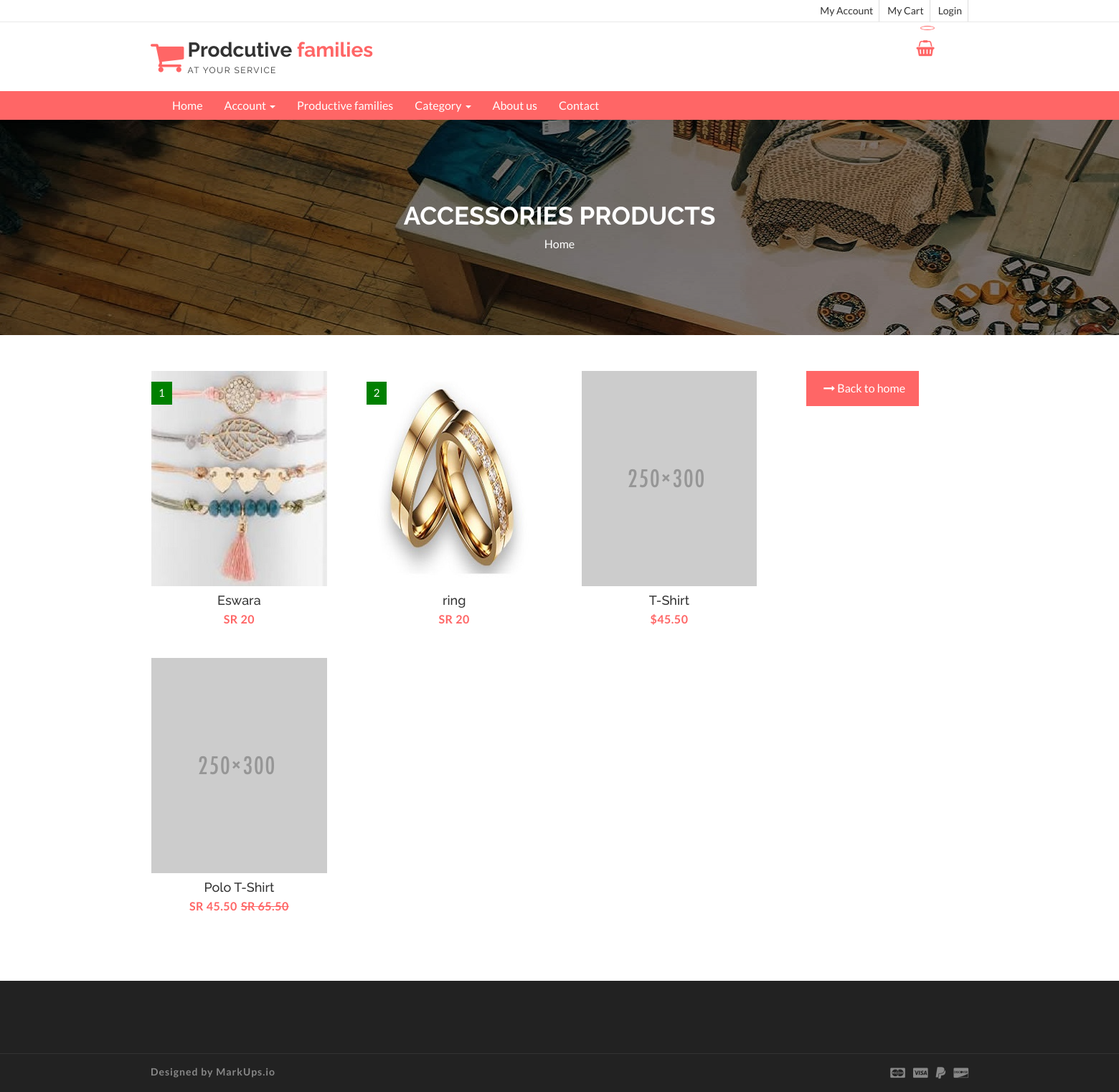
Screenshot of /Accessories.php with the database file from the repository.
### tables this page shows
CREATE TABLE `product` (
  `productno` int(11) NOT NULL,
  `productname` varchar(200) NOT NULL,
  `price` varchar(50) NOT NULL,
  `discribe` text NOT NULL,
  `image` varchar(200) NOT NULL,
  `properties` text NOT NULL,
  `preset` varchar(50) NOT NULL,
  `proid` int(11) NOT NULL,
  `catname` varchar(50) NOT NULL
);

### Accessories.php (the view, shortened to what this page needs)
<!DOCTYPE html>
<html lang="en">
  <head>
    <link href="css/font-awesome.css" rel="stylesheet">
    <link href="css/bootstrap.css" rel="stylesheet">
    <link href="css/jquery.smartmenus.bootstrap.css" rel="stylesheet">
    <link rel="stylesheet" type="text/css" href="css/jquery.simpleLens.css">
    <link rel="stylesheet" type="text/css" href="css/slick.css">
    <link rel="stylesheet" type="text/css" href="css/nouislider.css">
    <link id="switcher" href="css/theme-color/default-theme.css" rel="stylesheet">
    <link href="css/sequence-theme.modern-slide-in.css" rel="stylesheet" media="all">
    <link href="css/style.css" rel="stylesheet">
  </head>
  <body>
  <header id="aa-header">
    <div class="aa-header-top">
      <div class="container">
        <div class="row">
          <div class="col-md-12">
            <div class="aa-header-top-area">
              <div class="aa-header-top-right">
                <ul class="aa-head-top-nav-right">
                  <li><a href="clienthome.php">My Account</a></li>
                  <li class="hidden-xs"><a href="clientcart.php">My Cart</a></li>
                  <li><a href="" data-toggle="modal" data-target="#login-modal">Login</a></li>
                </ul>
              </div>
            </div>
          </div>
        </div>
      </div>
    </div>
    <div class="aa-header-bottom">
      <div class="container">
        <div class="row">
          <div class="col-md-12">
            <div class="aa-header-bottom-area">
              <div class="aa-logo">
                <a href="index.html">
                  <span class="fa fa-shopping-cart"></span>
                  <p>Prodcutive <strong>families</strong> <span>at your service</span></p>
                </a>
              </div>
              <div class="aa-cartbox">
                <a class="aa-cart-link" href="#">
                  <span class="fa fa-shopping-basket"></span>
                  <span class="aa-cart-notify"></span>
                </a>
              </div>
            </div>
          </div>
        </div>
      </div>
    </div>
  </header>
  <section id="menu">
    <div class="container">
      <div class="menu-area">
        <div class="navbar navbar-default" role="navigation">
          <div class="navbar-collapse collapse">
           <ul class="nav navbar-nav">
              <li><a href="index.php">Home</a></li>
              <li><a href="#">Account <span class="caret"></span></a>
              </li>
              <li><a href="profamily.php">Productive families </a>
              </li>
              <li><a href="#">Category <span class="caret"></span></a>
              </li>
                 <li><a href="about.php">About us</a></li>
                <li><a href="contact.php">Contact</a></li>
            </ul>
          </div>
        </div>
      </div>
    </div>
  </section>
  <section id="aa-catg-head-banner">
    <img src="img/fashion/1.jpg" alt="fashion img">
    <div class="aa-catg-head-banner-area">
     <div class="container">
      <div class="aa-catg-head-banner-content">
        <h2>Accessories Products</h2>
        <ol class="breadcrumb">
          <li><a href="index.php">Home</a></li>
        </ol>
      </div>
     </div>
   </div>
  </section>
   <section id="checkout" dir="rtl" align="right">
   <div class="container">
     <div class="row">
       <div class="col-md-12">
        <div class="checkout-area">
                    <div class="tab-pane fade in active" id="food">
                      <ul class="aa-product-catg">
                          <?php
require 'config.php';
   $type= "Accessories";
$result = mysqli_query($con,"SELECT * FROM product where catname='$type'")
or die(mysqli_error());
while($row = mysqli_fetch_array( $result )) {
?>
                        <li>
                          <figure>
                            <figure>
                          <a class="aa-product-img" href="productdetailclient.php?productno=<?php echo htmlentities($row['productno']);?>"><img src="<?php echo htmlentities($row['image']);?>" alt="polo shirt img"></a>
                              <figcaption>
                              <h4 class="aa-product-title"><a href="#"><?php echo htmlentities($row['productname']);?></a></h4>
                              <span class="aa-product-price">SR <?php echo htmlentities($row['price']);?></span><span class="aa-product-price"></span>
                            </figcaption>
                          </figure>
                          <span class="aa-badge aa-sale" href="#"><?php echo htmlentities($row['proid']);?></span>
                        </li>
                          <?php
}
?>
                        <li>
                          <figure>
                            <a class="aa-product-img" href="#"><img src="img/man/polo-shirt-5.png" alt="polo shirt img"></a>
                            <figcaption>
                              <h4 class="aa-product-title"><a href="#">T-Shirt</a></h4>
                              <span class="aa-product-price">$45.50</span>
                            </figcaption>
                          </figure>
                        </li>
                        <li>
                          <figure>
                            <a class="aa-product-img" href="#"><img src="img/man/polo-shirt-6.png" alt="polo shirt img"></a>
                            <figcaption>
                              <h4 class="aa-product-title"><a href="#">Polo T-Shirt</a></h4>
                              <span class="aa-product-price">SR 45.50</span><span class="aa-product-price"><del>SR 65.50</del></span>
                            </figcaption>
                          </figure>
                        </li>
                      </ul> <center>
                      <a class="aa-browse-btn" href="index.php">Back to home <span class="fa fa-long-arrow-right"></span></a> </center>
                    </div>
                </div>
              </div>
        </div>
      </div>
  </section>
  <footer id="aa-footer">
    <div class="aa-footer-top">
     <div class="container">
        <div class="row">
        <div class="col-md-12">
        </div>
      </div>
     </div>
    </div>
    <div class="aa-footer-bottom">
      <div class="container">
        <div class="row">
        <div class="col-md-12">
          <div class="aa-footer-bottom-area">
            <p>Designed by <a href="http://www.markups.io/">MarkUps.io</a></p>
            <div class="aa-footer-payment">
              <span class="fa fa-cc-mastercard"></span>
              <span class="fa fa-cc-visa"></span>
              <span class="fa fa-paypal"></span>
              <span class="fa fa-cc-discover"></span>
            </div>
          </div>
        </div>
      </div>
      </div>
    </div>
  </footer>
  </body>
</html>

### css/theme-color/default-theme.css (style rules this page uses)
h2 { color: #ff6666; }
.aa-browse-btn { background-color: #ff6666; border: 1px solid #ff6666; }
#aa-header .aa-header-bottom .aa-header-bottom-area .aa-logo a > span { color: #ff6666; }
#aa-header .aa-header-bottom .aa-header-bottom-area .aa-logo a strong { color: #ff6666; }
#aa-header .aa-header-bottom .aa-cartbox .aa-cart-link { color: #ff6666; }
#aa-header .aa-header-bottom .aa-cartbox .aa-cart-link .aa-cart-notify { border: 1px solid #ff6666; color: #ff6666; }
#aa-header .aa-header-bottom .aa-cartbox .aa-cart-link .aa-cart-notify:after { border-top-color: #ff6666; }
#menu { background-color: #ff6666; }
.aa-product-catg li .aa-product-price { color: #ff6666; }

### rows the page displays
product: image (picture), productname "Eswara", price "20", proid "1"
product: image (picture), productname "ring", price "20", proid "2"
